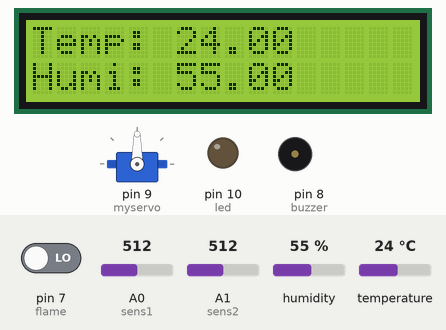
The sketch below on a simulated Arduino Mega 2560, built with avr-gcc and run on an emulated ATmega2560. Shown: servo, 16×2 character LCD, output pins drawn as LEDs (lit = HIGH), buzzer (waves = sounding, pin HIGH). The inputs (shaded band) are chosen by the test bench; at power-on: pin 7 (flame) LOW, temperature 24 °C, A0 (sens1) = 512, A1 (sens2) = 512, humidity 55 %.

Above: at 3.2 s.
3.3 s: pin 7 (flame) driven HIGH
At 4.0 s:
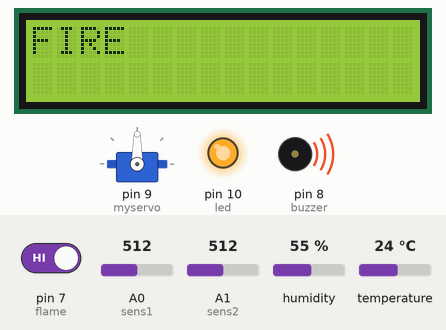
9.4 s: temperature set to 22 °C
15.5 s: temperature set to 20 °C
Timing chart, 0 to 18.5 s (numbered marks = the images above; inputs shaded):
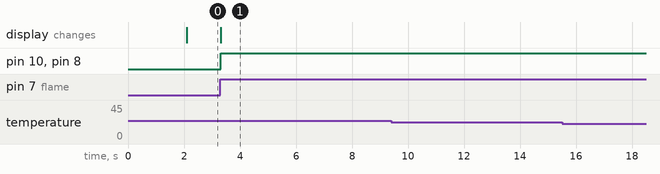

The sketch:

sketch_mar18a.ino
```cpp
#include <Servo.h>
#include <LiquidCrystal.h>
#include <Keypad.h>
#include "DHT.h"
#include <String.h>

// DHT
#define DHTPIN 6
#define DHTTYPE DHT11
DHT dht(DHTPIN, DHTTYPE);


// SERVO
Servo myservo;
int pos = 90;   // initial position
int sens1 = A0; // LRD 1 pin
int sens2 = A1; //LDR 2 pin
int servoHighestLimit=180;
int servoLowestLimit=0;
int tolerance = 2;


// FLAME BUZZER LED
int flame=7;
int buzzer=8;
int led=10;

// LCD
const int rs = 12, en = 11, d4 = 5, d5 = 4, d6 = 3, d7 = 2;
LiquidCrystal lcd(rs, en, d4, d5, d6, d7);


// KEYPAD
const byte ROWS = 4; //four rows
const byte COLS = 3; //four columns
char hexaKeys[ROWS][COLS] = {
  {'1','2','3'},
  {'4','5','6'},
  {'7','8','9'},
  {'*','0','#'}
};
byte rowPins[ROWS] = {26, 27, 28, 29}; //connect to the row pinouts of the keypad
byte colPins[COLS] = {22, 23, 24}; //connect to the column pinouts of the keypad
Keypad customKeypad = Keypad( makeKeymap(hexaKeys), rowPins, colPins, ROWS, COLS);
int servoLimit=0;
String testString = "";
char loopkey;

void setup()
{
  myservo.attach(9);  // attaches the servo on pin 9 to the servo object
  pinMode(sens1, INPUT);
  pinMode(sens2, INPUT);
  pinMode(flame, INPUT);
  pinMode(buzzer, OUTPUT);
  pinMode(led, OUTPUT);
  pinMode (26, INPUT);//Column 1
  pinMode (27, INPUT);//Column 2
  pinMode (28, INPUT);//Column 3
  pinMode (29, INPUT);//Row 1
  pinMode (22, INPUT);//Row 2
  pinMode (23, INPUT);//Row 3
  pinMode (24, INPUT);//Row 4

  myservo.write(pos);
  delay(2000); // a 2 seconds delay while we position the solar panel
  lcd.begin(16, 2);

  Serial.begin(9600);
  dht.begin();
}

void displayTempHumidity(){
  lcd.setCursor(0, 0);
  lcd.print("Temp: ");
  lcd.setCursor(0, 1);
  lcd.print("Humi: ");
}

int flameTrack(){
  //flame
  int flameValue=digitalRead(flame);
  if(flameValue==HIGH){
    return 1;
//    digitalWrite(buzzer, HIGH);
//    digitalWrite(led, HIGH);
//    lcd.clear();
//    lcd.setCursor(0, 0);
//    lcd.print("FIRE");
  }else{
    return 0;
//    servoControl();
//    digitalWrite(buzzer, LOW);
//    digitalWrite(led, LOW);
//    lcd.setCursor(12, 0);
//    lcd.print("    ");
  }
}

void servoControl(){
  int val1 = analogRead(sens1); // read the value of sensor 1
  int val2 = analogRead(sens2); // read the value of sensor 2

  if((abs(val1 - val2) <= tolerance) || (abs(val2 - val1) <= tolerance)) {
    //do nothing if the difference between values is within the tolerance limit
  } else {
    if(val1 > val2)
    {
      pos = --pos;
    }
    if(val1 < val2)
    {
      pos = ++pos;
    }
  }

  if(pos > servoHighestLimit) { pos = servoHighestLimit; } // reset to highest limit (Default 180) if it goes higher
  if(pos < servoLowestLimit) { pos = servoLowestLimit; } // reset to lowest limit (Default 0) if it goes lower

  myservo.write(pos); // write the position to servo
  delay(50);
}

void tempRead(){

  float t = dht.readTemperature();
  float h = dht.readHumidity();
  int flame = flameTrack();
  if(t<20){
    lcd.clear();
    lcd.setCursor(0,0);
    lcd.print("Insufficient temp");
    lcd.setCursor(0,1);
    lcd.print("Solar OFF");
    lcd.clear();
  }else if(h>60){
    lcd.clear();
    lcd.setCursor(0,0);
    lcd.print("Raining");
    lcd.setCursor(0,1);
    lcd.print("Solar OFF");
    lcd.clear();
  }else if(flame == 1){
    digitalWrite(buzzer, HIGH);
    digitalWrite(led, HIGH);
    lcd.clear();
    lcd.setCursor(0, 0);
    lcd.print("FIRE");
  }
  else{
    displayTempHumidity();
    lcd.setCursor(6, 0);
    lcd.print(t);
    lcd.setCursor(6, 1);
    lcd.print(h);
    servoControl();
    digitalWrite(buzzer, LOW);
    digitalWrite(led, LOW);
    lcd.setCursor(12, 0);
    lcd.print("    ");
  }
}


void keypadServoControl(){
  char customKey = customKeypad.getKey();
    if(customKey=='*'){
      testString = "";
      while(1){
        loopkey=customKeypad.waitForKey();
        if(loopkey=='#'){
          break;
        }else{
          testString.concat(loopkey);
        }
      }
      servoHighestLimit=testString.toInt();
      Serial.println("Servo Highest Limit: ");
      Serial.print(servoHighestLimit);
    }else if(customKey=='#'){
      testString = "";
      while(1){
        loopkey=customKeypad.waitForKey();
        if(loopkey=='*'){
          break;
        }else{
          testString.concat(loopkey);
        }
      }
      servoLowestLimit=testString.toInt();
      Serial.println("Servo Lowest Limit: ");
      Serial.print(servoLowestLimit);
    }
}


void loop()
{
  //flameTrack();
  tempRead();
  keypadServoControl();
}
```

Measured:
- after the input at 3.3 s, pin 10 (led), pin 8 (buzzer): LOW → HIGH at once; the display: changes at once (image 1)
- after the input at 9.4 s, every drawn part: stays the same
- after the input at 15.5 s, every drawn part: stays the same
